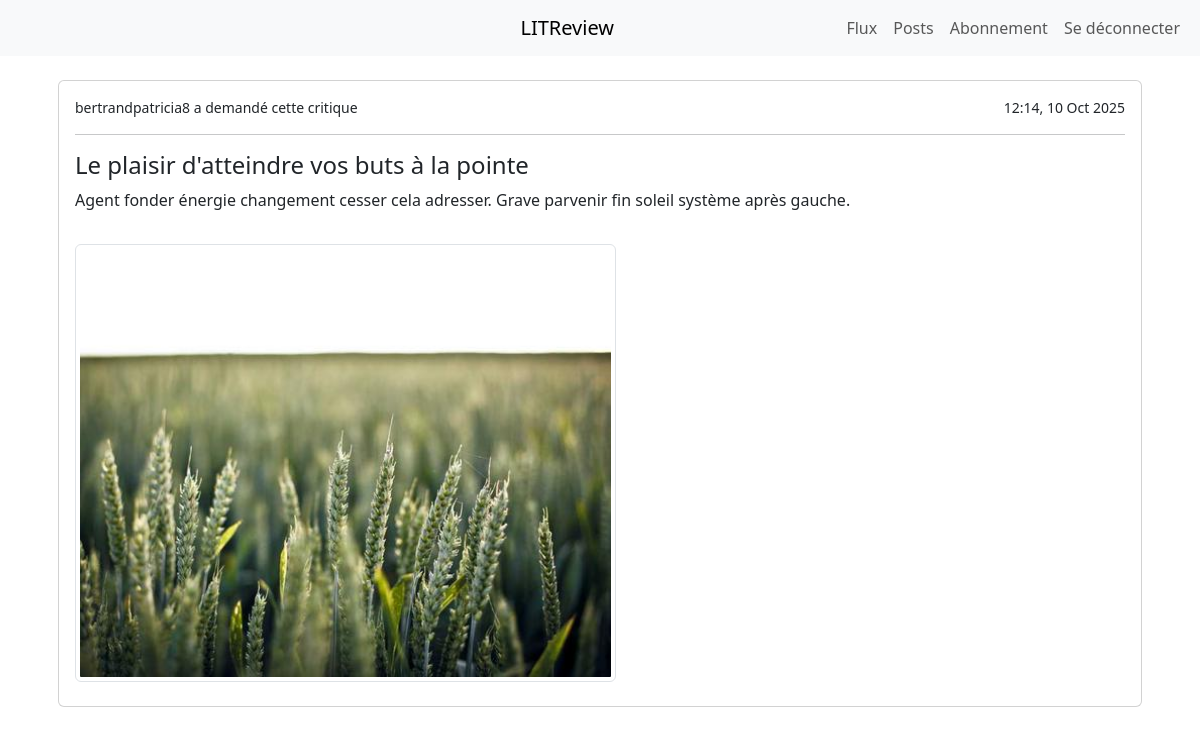
The page /tickets/165/detail/ (signed in) on the database its author committed.
### reviews/models.py (models this page shows)
class Ticket(models.Model):
    title = models.CharField(max_length=128)
    description = models.TextField(max_length=2048, blank=True)
    user = models.ForeignKey(
        to=settings.AUTH_USER_MODEL, on_delete=models.CASCADE, related_name="tickets"
    )
    image = models.ImageField(null=True, blank=True)
    time_created = models.DateTimeField(auto_now_add=True)
    class Meta:
        ordering = ("-time_created",)

### authentication/models.py (models this page shows, shortened)
class User(AbstractUser):
    first_name = None
    last_name = None
    REQUIRED_FIELDS = []

### reviews/views.py (the view)
class TicketDetailView(LoginRequiredMixin, DetailView):
    model = Ticket
    template_name_suffix = "/detail"

### reviews/templates/reviews/ticket/detail.html
{% extends "reviews/base.html" %}
{% load crispy_forms_tags %}
{% block content %}
    <div class="row">
        <div class="mx-auto">
            {% include "reviews/ticket/detail_snippet.html" %}
        </div>
    </div>
{% endblock %}

### reviews/templates/reviews/ticket/detail_snippet.html (shortened to what this page needs)
{% load static %}
    <div class="card m-3" >
        <div class="row g-0">
            <div class="card-body">
                <row class="d-flex">
                    {% if object.user == request.user %}
                        <small>Vous avez demandé cette critique</small>
                    {% else %}
                        <small>{{ object.user }} a demandé cette critique</small>
                    {% endif %}
                    <small class="ms-auto">
                        {{ object.time_created|date:"H:i" }}, {{ object.time_created|date:"d M Y" }}
                    </small>
                </row>
                <hr class="">
                <h4 class="card-title">{{ object.title }}</h4>
                <p class="card-text">{{ object.description }}</p>
            </div>
        </div>
        <div class="row g-2">
            <div class=" ">
                {% if object.image %}
                    <img src="{{ object.image.url }}"
                         class="img-thumbnail m-3 w-50 "
                         alt="Image de la critique {{ object.title }}">
                {% endif %}
            </div>
        </div>
    </div>

### rows shown on the page
Ticket: user "bertrandpatricia8", time_created "12:14", time_created "10 Oct 2025", title "Le plaisir d'atteindre vos buts à la pointe", description "Agent fonder énergie changement cesser cela adresser. Grave parvenir fin soleil système après gauche.", image (picture)
